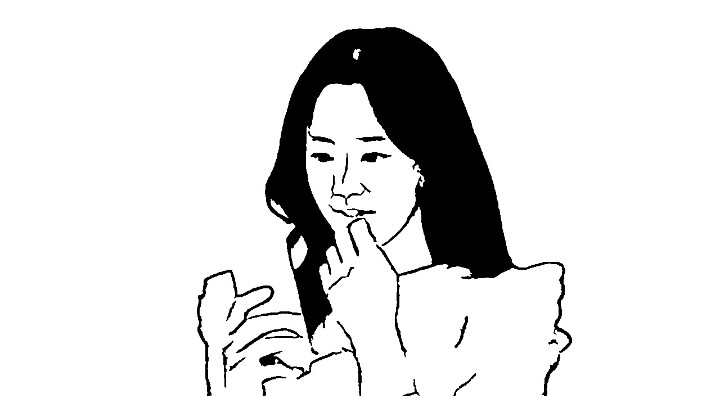
#> input picture im.jpg, 720 x 396 px
$ jupyter execute main.ipynb
#> lines starting #> are read from the running program, lines starting #| are printed output that depends on the picture
[cell 1]
import cv2
import numpy as np
import matplotlib.pyplot as plt
image=cv2.imread("im.jpg")
#> image is the input picture: shape (396, 720, 3); min 0, max 255, mean 223.7
image=image.astype(dtype='uint8')
blur=((5,5),1)
erode_=(2,2)
dilate_=(5, 5)
X = cv2.dilate(image, None, iterations=1)
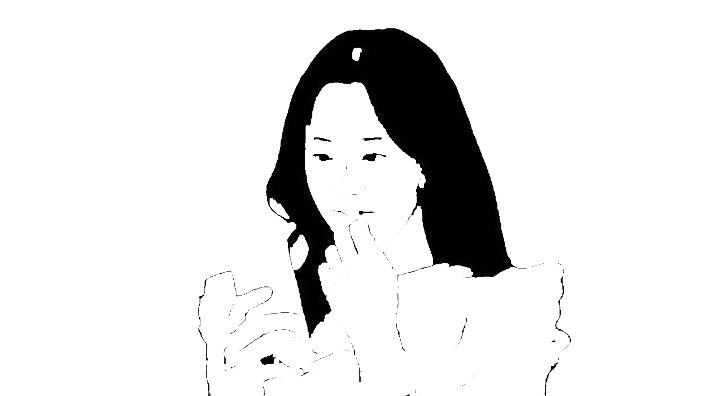
#> X: shape (396, 720, 3); min 0, max 255, mean 229.2
X= cv2.erode(image, None, iterations=1)
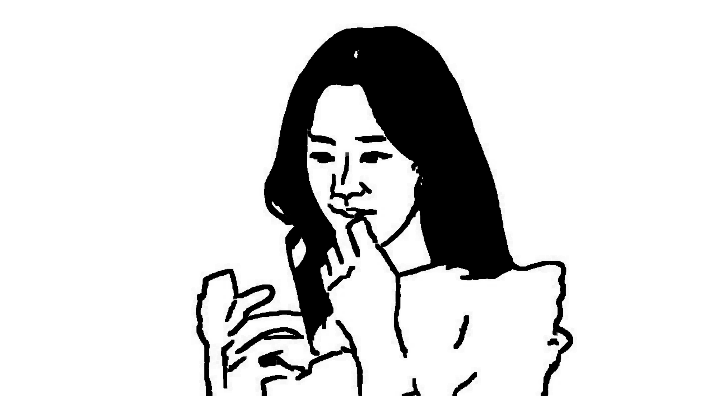
#> X: shape (396, 720, 3); min 0, max 255, mean 217.7

X=X.astype(dtype='uint8')

plt.imshow(X)
cv2.imwrite('result.jpg',X)
#> Out = True

[cell 2]
print(X.shape)
#| (396, 720, 3)
